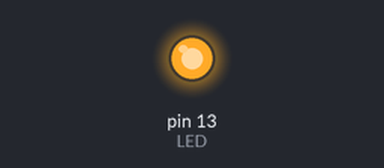
The sketch below on a simulated Arduino Uno, built with avr-gcc and run on an emulated ATmega328P. Shown: output pins drawn as LEDs (lit = HIGH).

Above: at 1.0 s.
At 3.0 s:
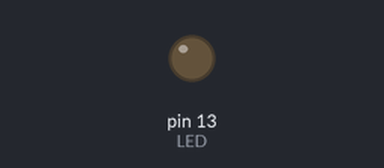
Timing chart, 0 to 7.8 s (numbered marks = the images above):
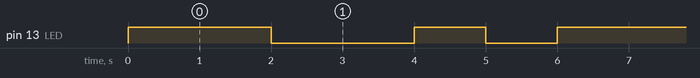

Measured:
- by itself, pin 13 (LED): repeats every 6.0 s: LOW 2.0 s, HIGH 1.0 s, LOW 1.0 s, HIGH 2.0 s
- by itself, everything shown: repeats every 6.0 s, in 4 steps

The sketch:

Lab1_Part1_LEDBlink.ino
```cpp
//EE452L. Lab 1. Part 1
//LED Blink ON/OFF

int LED = 13;

void setup() {
  pinMode(LED, OUTPUT);
}

void loop() {
  digitalWrite(LED, HIGH);
  delay(2000);
  digitalWrite(LED, LOW);
  delay(2000);
  digitalWrite(LED, HIGH);
  delay(1000);
  digitalWrite(LED, LOW);
  delay(1000);
}
```
